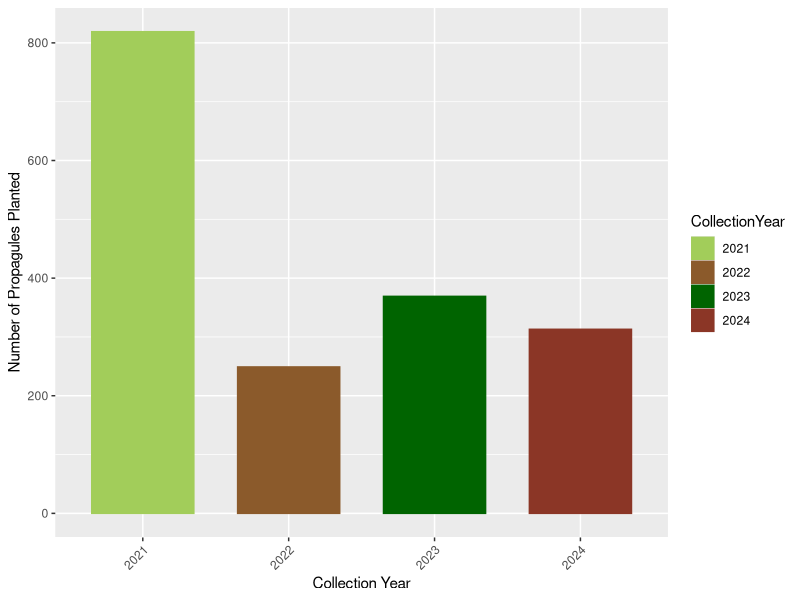
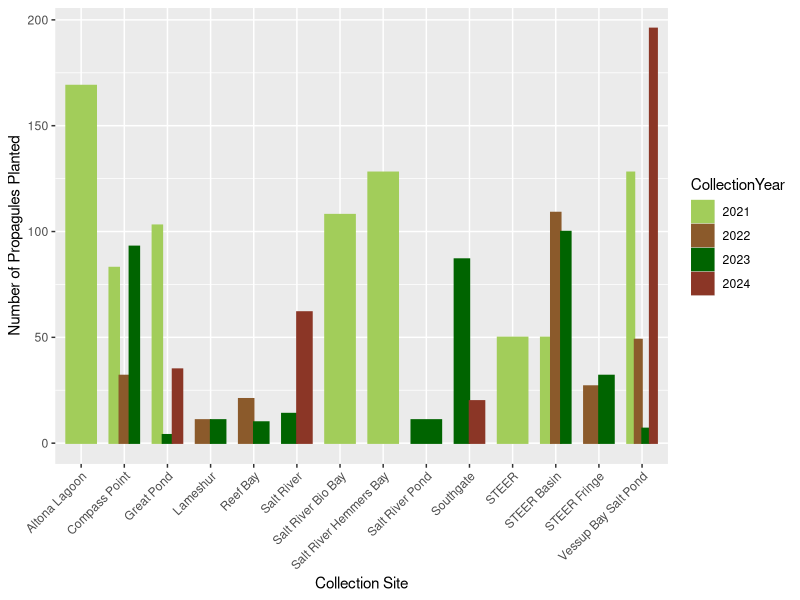
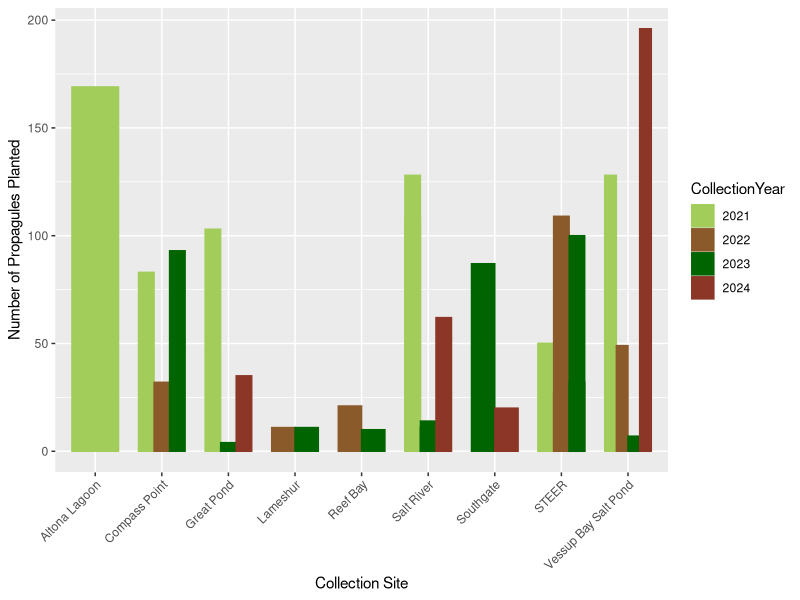
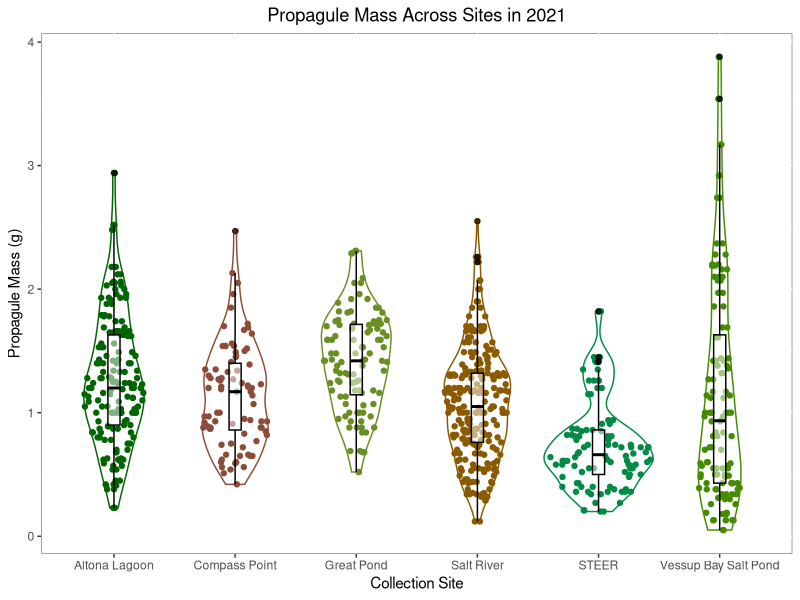
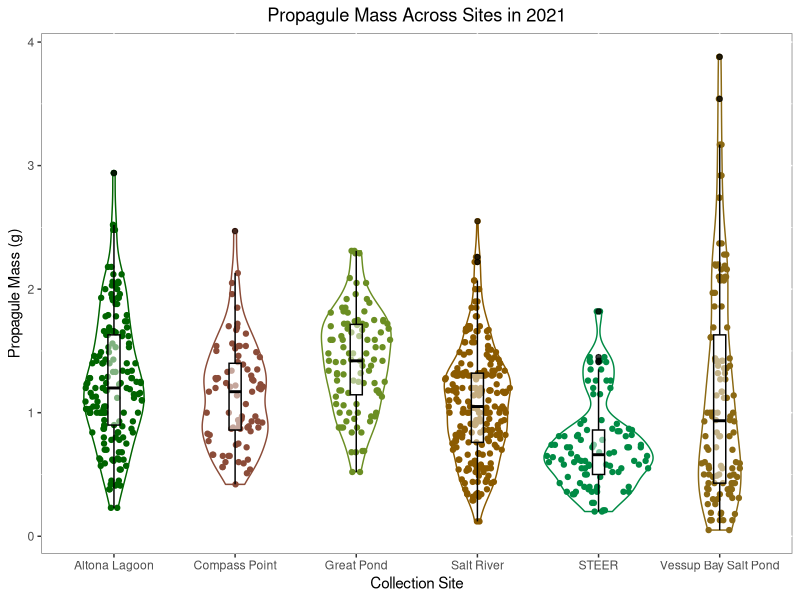

R code for these plots, in order: (Note: this script raises an error after producing the figures.)
## ---- chunk 1
library(tidyverse)
library(readr)
library(lubridate)#as date function tells things they are dates

AVGE <- read_csv("AVGE Intake Data11.14.24.csv")

unique(AVGE$CollectionSite)
# "VBSP"                       NA                           "CP"                        
# [4] "STEER Basin"                "AL"                         "SRHB"                      
# [7] "SRBB"                       "GP"                         "UNK"                       
#[10] "STEER Fringe"               "LS"                         "RB"                        
#[13] "STEER BASIN"                "SG"                         "NUMBERS WERE IN 600'S, NOW"
#[16] "STEER FRINGE"               "LAMESHUR"                   "VESSUP SALT POND"          
#[19] "SALT RIVER POND"            "SARI"                       "Vessup Salt Pond"          
#[22] "na"                         "STEER"                      "Altona Lagoon"             
#[25] "Hemmers Bay"                "Bio Bay"                    "Great Pond"                
#[28] "Oasis Cove, Vessup Bay"     "Southgate"                  "SALT RIVER"                
#[31] "Vessup" 


#want all the site IDs to say the name of the site

AVGE<-AVGE%>%
  mutate(CollectionSite=recode(CollectionSite,
    "VBSP"= "Vessup Bay Salt Pond",
    "VESSUP SALT POND"= "Vessup Bay Salt Pond",
    "Vessup Salt Pond"= "Vessup Bay Salt Pond",
    "STEER BASIN"= "STEER Basin",
    "STEER FRINGE"= "STEER Fringe",
    "SRBB"= "Salt River Bio Bay",
    "Bio Bay"= "Salt River Bio Bay",
    "Hemmers Bay"= "Salt River Hemmers Bay",
    "SRHB"= "Salt River Hemmers Bay",
    "AL"= "Altona Lagoon",
    "GP"= "Great Pond",
    "LS"= "Lameshur",
    "LAMESHUR"= "Lameshur",
    "SARI"= "Salt River",
    "SALT RIVER"= "Salt River",
    "SALT RIVER POND"= "Salt River Pond",
    "CP"= "Compass Point",
    "SG"="Southgate",
    "RB"="Reef Bay"))

unique(AVGE$CollectionSite)

#remove props from unknown sites and na
AVGE<-AVGE%>%
  filter(!(CollectionSite=="na"))%>%
  filter(!(CollectionSite=="UNK"))%>%
  filter(!(CollectionSite=="NUMBERS WERE IN 600'S, NOW"))%>%
  filter(!(CollectionSite=="Oasis Cove, Vessup Bay"))
#remove all rows where collection site isn't recorded (NA in dataframe)
AVGE<-AVGE%>%
  filter(!is.na(CollectionSite))
  
#going to remove the three props that say oasis cove vessup bay, and NUMBERS WERE IN 600'S, NOW

#check to make sure all sites have a collection site
AVGEcheck<-AVGE%>%
  filter(CollectionSite==NA|CollectionSite=="na"|CollectionSite=="UNK")

#use lubridate to so my dates are recognized as dates and I can pull the year out
AVGE$CollectionDate<-mdy(AVGE$CollectionDate)

AVGE<-AVGE%>%
  mutate(CollectionYear=year(CollectionDate))
## ---- chunk 2

#six trees don't have a collected date, but they were planted in 2021, going to change collection year to 2021

AVGE$CollectionYear <- ifelse(is.na(AVGE$CollectionYear), 2021, AVGE$CollectionYear)
#how many props planted each year?
YearCount<-AVGE%>%
  group_by(CollectionYear)%>%
  summarise(count=n())

YearCount$CollectionYear<-as.factor(YearCount$CollectionYear)
#colors
yearcolors<-c("darkolivegreen3", "tan4","darkgreen","tomato4")

YearPlot<-YearCount%>%
  ggplot(aes(x=CollectionYear,y=count, color=CollectionYear, fill=CollectionYear))+
  geom_col(position="dodge",stat="identity", width=0.7)+
  theme(axis.text.x = element_text(angle = 45, hjust = 1))+
  scale_fill_manual(values=yearcolors)+
  scale_color_manual(values=yearcolors)+
  xlab("Collection Year")+
  ylab("Number of Propagules Planted")

YearPlot

## ---- chunk 3

#six trees don't have a collected date, but they were planted in 2021, going to change collection year to 2021

AVGE$CollectionYear <- ifelse(is.na(AVGE$CollectionYear), 2021, AVGE$CollectionYear)

#want to know how many props were collected from each site each year
SiteCount<-AVGE%>%
  group_by(CollectionYear,CollectionSite)%>%
  summarise(count=n())

#make factor
SiteCount$CollectionYear<-as.factor(SiteCount$CollectionYear)

#colors
yearcolors<-c("darkolivegreen3", "tan4","darkgreen","tomato4")

CountPlot<-SiteCount%>%
  ggplot(aes(x=CollectionSite,y=count,color=CollectionYear, fill=CollectionYear))+
  geom_col(position="dodge",stat="identity", width=0.7)+
  theme(axis.text.x = element_text(angle = 45, hjust = 1))+
  scale_fill_manual(values=yearcolors)+
  scale_color_manual(values=yearcolors)+
  xlab("Collection Site")+
  ylab("Number of Propagules Planted")

CountPlot

#going to combine all Salt Pond and steer Locations and replot 

SiteCountSitesMerged<-SiteCount%>%
  mutate(CollectionSite=recode(CollectionSite,
    "Salt River Bio Bay"= "Salt River",
    "Salt River Hemmers Bay"= "Salt River",
    "Salt River Pond"= "Salt River",
    "STEER Basin"= "STEER",
    "STEER Fringe"= "STEER",
    ))

MergedSites<-SiteCountSitesMerged%>%
  ggplot(aes(x=CollectionSite,y=count,color=CollectionYear, fill=CollectionYear))+
  geom_col(position="dodge",stat="identity", width=0.7)+
  theme(axis.text.x = element_text(angle = 45, hjust = 1))+
  scale_fill_manual(values=yearcolors)+
  scale_color_manual(values=yearcolors)+
  xlab("Collection Site")+
  ylab("Number of Propagules Planted")

MergedSites


## ---- chunk 4
library(ggforce)#for sinaplots

#merging all steer and salt river into one site for analysis
AVGEmerged<-AVGE%>%
   mutate(CollectionSite=recode(CollectionSite,
    "Salt River Bio Bay"= "Salt River",
    "Salt River Hemmers Bay"= "Salt River",
    "Salt River Pond"= "Salt River",
    "STEER Basin"= "STEER",
    "STEER Fringe"= "STEER",
    ))

#rename mass column because it things Mass(g) is a function
colnames(AVGEmerged)[colnames(AVGEmerged) == "Mass(g)"] <- "Mass"

#reclassify Mass and Collection Site
AVGEmerged$Mass<-as.numeric(AVGEmerged$Mass)
AVGEmerged$CollectionSite<-as.factor(AVGEmerged$CollectionSite)


#want to plot
mass21<-AVGEmerged%>%
  filter(CollectionYear==2021)%>%
  ggplot(aes(x=CollectionSite, y=Mass, color=CollectionSite))+#setting my x and y values,
  geom_violin()+#
    geom_sina()+#adds all the dots to the violin plot needs ggforce library
    geom_boxplot(width=0.1, color="black", alpha=0.5)+
  ggtitle("Propagule Mass Across Sites in 2021")+
  ylab("Propagule Mass (g)")+
  xlab("Collection Site")+
  theme(legend.position="none", plot.title = element_text(hjust = 0.5), panel.background =   element_rect(fill = "white", colour = "grey50"))+#no legend, centered title, no background
  scale_color_manual(name = "Site", values = c("darkgreen","salmon4", "olivedrab","orange4","springgreen4","chartreuse4"))#sets the colors manually of the dots, and outlines of violin plots

mass21
  


## ---- chunk 5
#function to plot, 
    #input the dataframe
    #collection year
    #what y value you want to use ie:L/W/M
    #title in quotes
    #and y label in quotes

PropViolinPlot<-function(df,collectionyear,YVal,title, ylab){
 
   #filter the dataframe
  filterdata<-df%>%
    filter(CollectionYear==collectionyear)
 
   #color options
  plotcolors<-c("darkgreen","salmon4", "olivedrab","orange4","springgreen4","goldenrod4")
 
   #plot things
  plot<-filterdata%>%
    ggplot(aes(x=CollectionSite, y = .data[[YVal]], color=CollectionSite))+#setting my x and y values, 
  geom_violin()+#
    geom_sina()+#adds all the dots to the violin plot needs ggforce library
    geom_boxplot(width=0.1, color="black", alpha=0.5)+
  ggtitle(title)+
  ylab(ylab)+
  xlab("Collection Site")+
  theme(legend.position="none", plot.title = element_text(hjust = 0.5), panel.background = element_rect(fill = "white", colour = "grey50"))+#no legend, centered title, no background
    scale_color_manual(name = "Site", values = plotcolors)
  
  #return the plot
  return(plot)
  }#sets the colors manually of the dots, and outlines of violin plots


#Mass 2021
f2021mass<-PropViolinPlot(AVGEmerged,2021,"Mass","Propagule Mass Across Sites in 2021","Propagule Mass (g)")

f2021mass

#Width 2021
AVGEmerged$Width<-as.numeric(AVGEmerged$Width)

f2021width<-PropViolinPlot(AVGEmerged,2021,"Width","Propagule Width Across Sites in 2021","Propagule Width (cm)")

f2021width

#Length 2021
f2021length<-PropViolinPlot(AVGEmerged,2021,"Propagule Length(cm)","Propagule Length Across Sites in 2021","Propagule Length (cm)")
